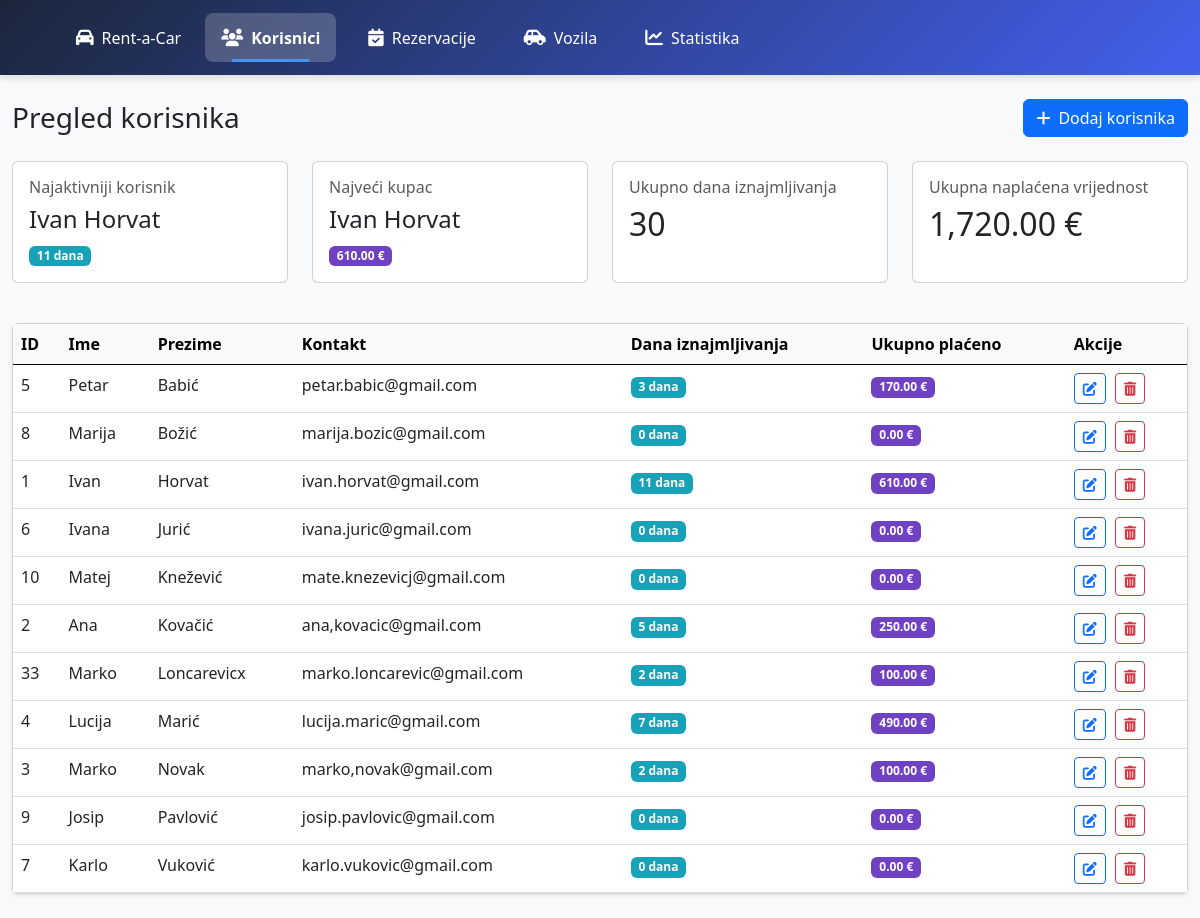
Page /korisnici.php on the earlier database version.
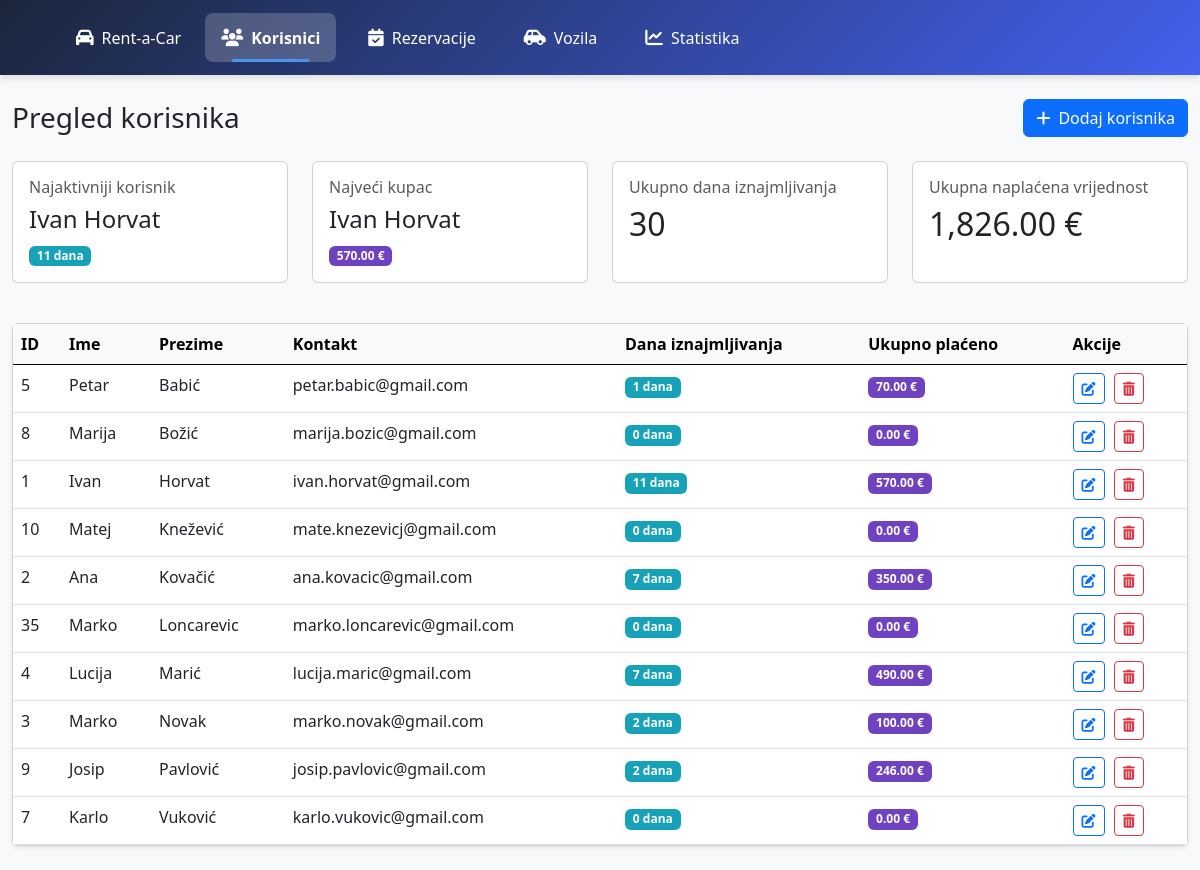
Same page on the later database version.
### tables this page shows
CREATE TABLE `korisnici` (
  `IDKorisnici` int(11) NOT NULL,
  `ImeKorisnika` char(25) NOT NULL,
  `PrezimeKorisnika` char(25) NOT NULL,
  `KontaktKorisnika` char(40) DEFAULT NULL
);

### korisnici.php (the view, shortened to what this page needs)
<!doctype html>
<html lang="en">
<head>
    <link href="https://cdn.jsdelivr.net/npm/bootstrap@5.0.2/dist/css/bootstrap.min.css" rel="stylesheet">
    <link rel="stylesheet" href="https://cdnjs.cloudflare.com/ajax/libs/font-awesome/6.0.0/css/all.min.css">
</head>
<body class="bg-light">
<?php include("navigacija.php"); ?>
    <div class="container-fluid py-4">
        <div class="d-flex justify-content-between align-items-center mb-4">
            <h1 class="h3 mb-0">Pregled korisnika</h1>
            <button type="button" class="btn btn-primary" data-bs-toggle="modal" data-bs-target="#addUserModal">
                <i class="fas fa-plus me-2"></i>Dodaj korisnika
            </button>
        </div>
        <div class="row mb-4">
            <?php
            include("db__connection.php");
            $topRentalQuery = "SELECT k.IDKorisnici, k.ImeKorisnika, k.PrezimeKorisnika,
                             SUM(DATEDIFF(r.DatumZavrsetka, r.DatumPocetka)) AS UkupnoDana
                             FROM korisnici k
                             LEFT JOIN rezervacije r ON k.IDKorisnici = r.KorisnikID
                             GROUP BY k.IDKorisnici
                             ORDER BY UkupnoDana DESC
                             LIMIT 1";
            $topRentalResult = mysqli_query($db, $topRentalQuery);
            $topRentalUser = mysqli_fetch_assoc($topRentalResult);
            $topPaymentQuery = "SELECT k.IDKorisnici, k.ImeKorisnika, k.PrezimeKorisnika,
                              SUM(r.UkupnaCijena) AS UkupnoPlatio
                              FROM korisnici k
                              LEFT JOIN rezervacije r ON k.IDKorisnici = r.KorisnikID
                              GROUP BY k.IDKorisnici
                              ORDER BY UkupnoPlatio DESC
                              LIMIT 1";
            $topPaymentResult = mysqli_query($db, $topPaymentQuery);
            $topPaymentUser = mysqli_fetch_assoc($topPaymentResult);
            $statsQuery = "SELECT
                          SUM(DATEDIFF(r.DatumZavrsetka, r.DatumPocetka)) AS UkupnoDana,
                          SUM(r.UkupnaCijena) AS UkupnoPlatio
                          FROM rezervacije r";
            $statsResult = mysqli_query($db, $statsQuery);
            $stats = mysqli_fetch_assoc($statsResult);
            ?>
            <div class="col-md-3 mb-3">
                <div class="card stat-card h-100 border-left-primary">
                    <div class="card-body">
                        <h6 class="card-title text-muted">Najaktivniji korisnik</h6>
                        <h4 class="card-text">
                            <?= $topRentalUser ? htmlspecialchars($topRentalUser['ImeKorisnika'].' '.$topRentalUser['PrezimeKorisnika']) : 'Nema podataka' ?>
                        </h4>
                        <span class="badge badge-rental">
                            <?= $topRentalUser ? $topRentalUser['UkupnoDana'].' dana' : '0 dana' ?>
                        </span>
                    </div>
                </div>
            </div>
            <div class="col-md-3 mb-3">
                <div class="card stat-card h-100 border-left-success">
                    <div class="card-body">
                        <h6 class="card-title text-muted">Najveći kupac</h6>
                        <h4 class="card-text">
                            <?= $topPaymentUser ? htmlspecialchars($topPaymentUser['ImeKorisnika'].' '.$topPaymentUser['PrezimeKorisnika']) : 'Nema podataka' ?>
                        </h4>
                        <span class="badge badge-payment">
                            <?= $topPaymentUser ? number_format($topPaymentUser['UkupnoPlatio'], 2).' €' : '0.00 €' ?>
                        </span>
                    </div>
                </div>
            </div>
            <div class="col-md-3 mb-3">
                <div class="card stat-card h-100 border-left-info">
                    <div class="card-body">
                        <h6 class="card-title text-muted">Ukupno dana iznajmljivanja</h6>
                        <h2 class="card-text"><?= $stats['UkupnoDana'] ?? 0 ?></h2>
                    </div>
                </div>
            </div>
            <div class="col-md-3 mb-3">
                <div class="card stat-card h-100 border-left-warning">
                    <div class="card-body">
                        <h6 class="card-title text-muted">Ukupna naplaćena vrijednost</h6>
                        <h2 class="card-text"><?= isset($stats['UkupnoPlatio']) ? number_format($stats['UkupnoPlatio'], 2).' €' : '0.00 €' ?></h2>
                    </div>
                </div>
            </div>
        </div>
        <div class="card shadow-sm">
            <div class="card-body p-0">
                <div class="table-responsive">
                    <table class="table table-hover mb-0">
                        <thead class="table-light">
                            <tr>
                                <th>ID</th>
                                <th>Ime</th>
                                <th>Prezime</th>
                                <th>Kontakt</th>
                                <th>Dana iznajmljivanja</th>
                                <th>Ukupno plaćeno</th>
                                <th>Akcije</th>
                            </tr>
                        </thead>
                        <tbody>
                            <?php
                            $query = "SELECT
                                    k.IDKorisnici,
                                    k.ImeKorisnika,
                                    k.PrezimeKorisnika,
                                    k.KontaktKorisnika,
                                    COALESCE(SUM(DATEDIFF(r.DatumZavrsetka, r.DatumPocetka)), 0) AS UkupnoDana,
                                    COALESCE(SUM(r.UkupnaCijena), 0) AS UkupnoPlatio
                                  FROM
                                    korisnici k
                                  LEFT JOIN
                                    rezervacije r ON k.IDKorisnici = r.KorisnikID
                                  GROUP BY
                                    k.IDKorisnici, k.ImeKorisnika, k.PrezimeKorisnika, k.KontaktKorisnika
                                  ORDER BY
                                    k.PrezimeKorisnika, k.ImeKorisnika";
                            $result = mysqli_query($db, $query) or die("Greška u SQL upitu: " . mysqli_error($db));
                            while ($row = mysqli_fetch_assoc($result)): ?>
                                <tr class="hover-shadow">
                                    <td><?= $row['IDKorisnici'] ?></td>
                                    <td><?= htmlspecialchars($row['ImeKorisnika']) ?></td>
                                    <td><?= htmlspecialchars($row['PrezimeKorisnika']) ?></td>
                                    <td><?= htmlspecialchars($row['KontaktKorisnika'] ?? 'N/A') ?></td>
                                    <td>
                                        <span class="badge badge-rental">
                                            <?= $row['UkupnoDana'] ?> dana
                                        </span>
                                    </td>
                                    <td>
                                        <span class="badge badge-payment">
                                            <?= number_format($row['UkupnoPlatio'], 2) ?> €
                                        </span>
                                    </td>
                                    <td class="action-btns">
                                        <a href="uredi_korisnika.php?id=<?= $row['IDKorisnici'] ?>" class="btn btn-sm btn-outline-primary" title="Uredi">
                                            <i class="fas fa-edit"></i>
                                        </a>
                                        <a href="obrisi_korisnika.php?id=<?= $row['IDKorisnici'] ?>" class="btn btn-sm btn-outline-danger" title="Obriši" onclick="return confirm('Jeste li sigurni?')">
                                            <i class="fas fa-trash-alt"></i>
                                        </a>
                                    </td>
                                </tr>
                            <?php endwhile; ?>
                        </tbody>
                    </table>
                </div>
            </div>
        </div>
    </div>
</body>
</html>

### navigacija.php (shortened to what this page needs)
<!DOCTYPE html>
<html lang="en">
<head>
    <link href="https://cdn.jsdelivr.net/npm/bootstrap@5.3.0/dist/css/bootstrap.min.css" rel="stylesheet">
    <link rel="stylesheet" href="https://cdnjs.cloudflare.com/ajax/libs/font-awesome/6.4.0/css/all.min.css">
</head>
<body>
    <nav class="navbar navbar-expand-lg navbar-modern">
        <div class="container-fluid">
            <a class="navbar-brand navbar-brand-modern" href="#">
            <a class="nav-link nav-link-modern active" href=" index.php">
                <i class="fas fa-car"></i> Rent-a-Car
            </a>
            <div class="collapse navbar-collapse navbar-collapse-modern" id="navbarModern">
          <ul class="navbar-nav me-auto mb-2 mb-lg-0">
                    <li class="nav-item nav-item-modern">
                        <a class="nav-link nav-link-modern" href="korisnici.php">
                            <i class="fas fa-users"></i> Korisnici
                        </a>
                    </li>
                    <li class="nav-item nav-item-modern">
                        <a class="nav-link nav-link-modern" href="pregled_rezervacija.php">
                            <i class="fas fa-calendar-check"></i> Rezervacije
                        </a>
                    </li>
                    <li class="nav-item nav-item-modern">
                        <a class="nav-link nav-link-modern" href="pregled_vozila.php">
                            <i class="fas fa-car-side"></i> Vozila
                        </a>
                    </li>
                    <li class="nav-item nav-item-modern">
                        <a class="nav-link nav-link-modern" href="statistika.php">
                            <i class="fas fa-chart-line"></i> Statistika
                        </a>
                    </li>
                </ul>
            </div>
        </div>
    </nav>
</body>
</html>

### korisnici.php (style rules this page uses)
.action-btns .btn { margin-right: 5px; }
.action-btns .btn:last-child { margin-right: 0; }
.badge-rental { background-color: #17a2b8; color: white; }
.badge-payment { background-color: #6f42c1; color: white; }
.stat-card { border-left: 4px solid; transition: transform 0.2s; }

### navigacija.php (style rules this page uses)
:root { --primary-color: #4361ee; --secondary-color: #3f37c9; --accent-color: #4895ef; --dark-color: #1b263b; --light-color: #f8f9fa; --hover-color: #4cc9f0; --shadow: 0 4px 6px rgba(0, 0, 0, 0.1); --transition: all 0.3s ease; }
* { margin: 0; padding: 0; box-sizing: border-box; }
body { font-family: 'Segoe UI', Tahoma, Geneva, Verdana, sans-serif; }
.navbar-modern { background: linear-gradient(135deg, var(--dark-color), var(--primary-color)); padding: 0.8rem 2rem; box-shadow: var(--shadow); position: relative; z-index: 1000; }
.navbar-brand-modern { color: white; font-size: 1.8rem; font-weight: 700; display: flex; align-items: center; transition: var(--transition); }
.nav-item-modern { margin: 0 0.5rem; position: relative; }
.nav-link-modern { color: white !important; font-weight: 500; padding: 0.8rem 1rem !important; border-radius: 8px; transition: var(--transition); display: flex; align-items: center; }
.nav-link-modern i { margin-right: 8px; font-size: 1.1rem; }
.nav-link-modern.active { background: rgba(255, 255, 255, 0.2); font-weight: 600; }
.nav-link-modern.active::after { content: ''; position: absolute; bottom: 0; left: 50%; transform: translateX(-50%); width: 60%; height: 3px; background: var(--accent-color); border-radius: 3px; }

Differences in the rows shown:
removed korisnici: IDKorisnici "6", ImeKorisnika "Ivana", PrezimeKorisnika "Jurić", KontaktKorisnika "ivana.juric@gmail.com", UkupnoDana "0", UkupnoPlatio "0.00"
removed korisnici: IDKorisnici "33", ImeKorisnika "Marko", PrezimeKorisnika "Loncarevicx", KontaktKorisnika "marko.loncarevic@gmail.com", UkupnoDana "2", UkupnoPlatio "100.00"
computed for korisnici "Ivan": UkupnoPlatio "610.00" → "570.00"
computed for korisnici "Petar": UkupnoDana "3" → "1"; UkupnoPlatio "170.00" → "70.00"
changed korisnici "Ana": KontaktKorisnika "ana,kovacic@gmail.com" → "ana.kovacic@gmail.com"; UkupnoDana "5" → "7"; UkupnoPlatio "250.00" → "350.00"
added korisnici: IDKorisnici "35", ImeKorisnika "Marko", PrezimeKorisnika "Loncarevic", KontaktKorisnika "marko.loncarevic@gmail.com", UkupnoDana "0", UkupnoPlatio "0.00"
changed korisnici "Novak": KontaktKorisnika "marko,novak@gmail.com" → "marko.novak@gmail.com"
computed for korisnici "Josip": UkupnoDana "0" → "2"; UkupnoPlatio "0.00" → "246.00"
Other differences:
$topPaymentUser['UkupnoPlatio']: "610.00" → "570.00"
$stats['UkupnoPlatio']: "1,720.00" → "1,826.00"
